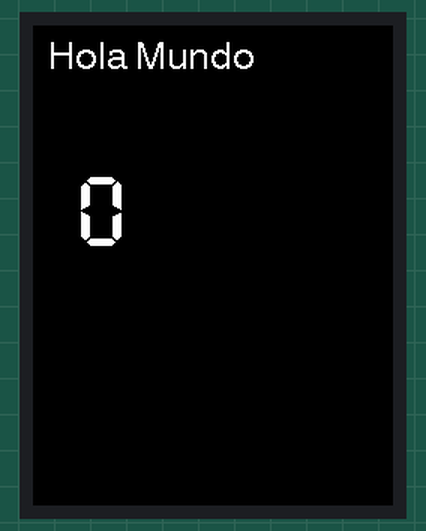
The sketch below on a simulated ESP32. On the bench: 240×320 colour display.

Above: at 0.3 s.
At 2.3 s:
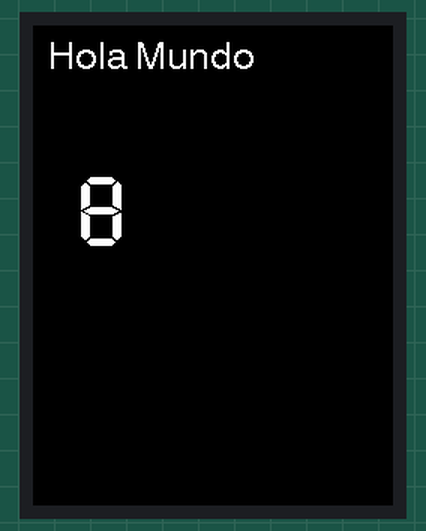
At 10.3 s:
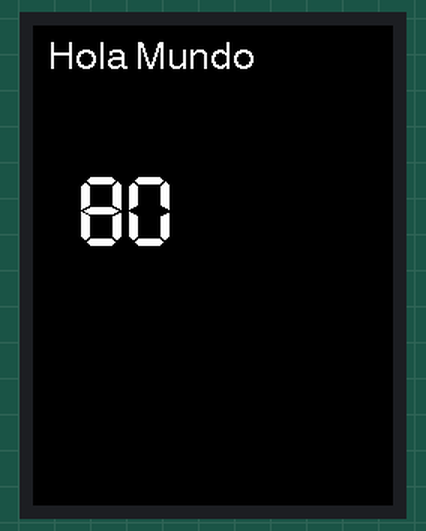
At 12.3 s:
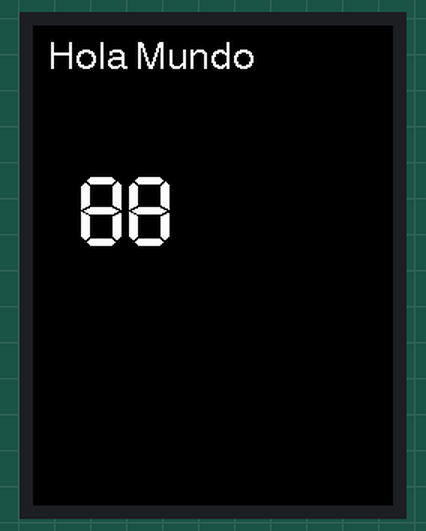
At 100.4 s:
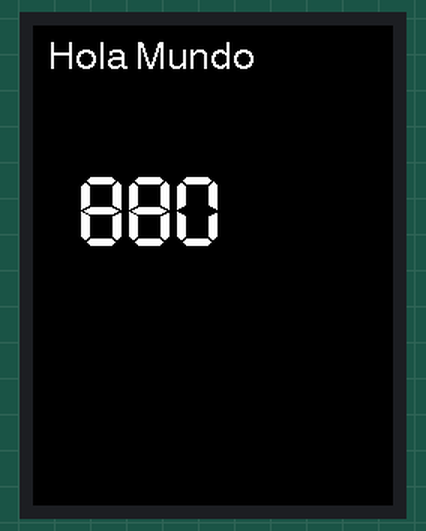
At 102.4 s:
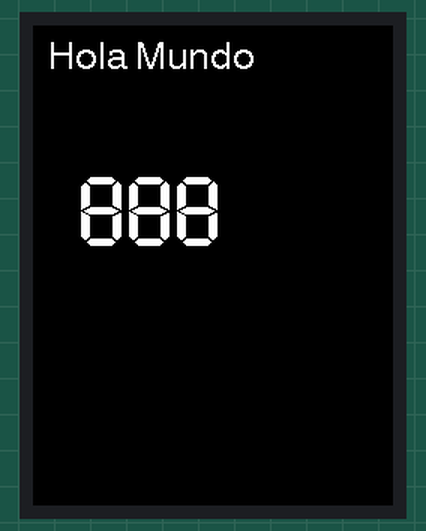

The sketch:

proyect1.ino
```cpp
#include <TFT_eSPI.h>
#include <SPI.h>

TFT_eSPI tft = TFT_eSPI();


void setup() {
  // put your setup code here, to run once:

  tft.init();
  //Con este código cambio el color del fondo de la pantalla
  tft.fillScreen(0x0000);
  //Código para imprimir un texto en la pantalla, el primer argumento es la posición x, el segundo es la posición y, el tercero es el tamaño de la fuente
  tft.drawString("Hola Mundo",10,10,4);

}

int i=0;

void loop() {
  // put your main code here, to run repeatedly:
  tft.drawString(String(i), 30, 100, 7);
  i++;
  delay(1000);
}
```

Measured:
- what the display in image 1 shows lasts 8.0 s, from 2.2 s to 10.2 s
- what the display in image 2 shows lasts 2.0 s, from 10.2 s to 12.2 s
- what the display in image 3 shows lasts 88.2 s, from 12.2 s to 100.4 s
